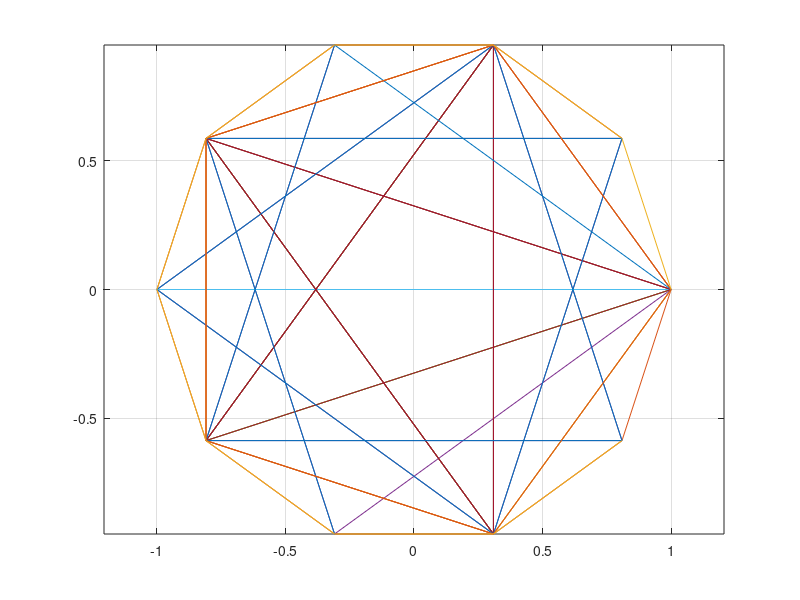

MATLAB code to generate this figure:
#    Copyright 2005-2020 Richard Marquez
#
#    This program is free software: you can redistribute it and/or modify
#    it under the terms of the GNU Affero General Public License as
#    published by the Free Software Foundation, either version 3 of the
#    License, or (at your option) any later version.#
#
#    This program is distributed in the hope that it will be useful,
#    but WITHOUT ANY WARRANTY; without even the implied warranty of
#    MERCHANTABILITY or FITNESS FOR A PARTICULAR PURPOSE.  See the
#    GNU Affero General Public License for more details.
#
#    You should have received a copy of the GNU Affero General Public License
#    along with this program.  If not, see <https://www.gnu.org/licenses/>.
# 
# En este ejemplo se presentan varias conceptos juntos:
# 1 - funciones
# 2 - gráficas usando la función 'plot'
# Use > help fft
# para saber de qué trata la función fft.

plot(fft(eye(10)))
axis equal
grid

